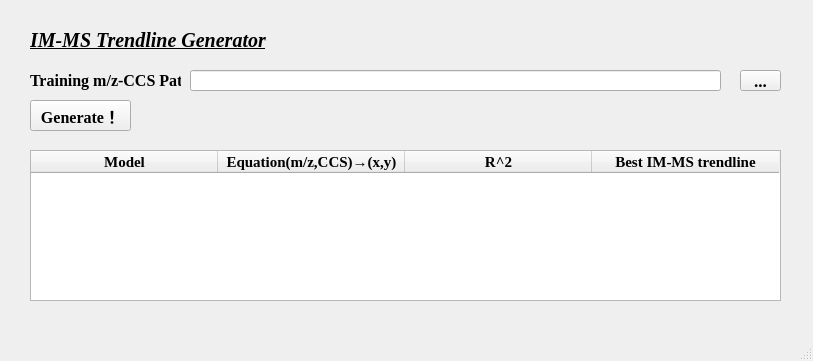
<?xml version="1.0" encoding="UTF-8"?>
<ui version="4.0">
 <class>MainWindow</class>
 <widget class="QMainWindow" name="MainWindow">
  <property name="geometry">
   <rect>
    <x>0</x>
    <y>0</y>
    <width>813</width>
    <height>361</height>
   </rect>
  </property>
  <property name="font">
   <font>
    <family>Times New Roman</family>
    <weight>75</weight>
    <bold>true</bold>
   </font>
  </property>
  <property name="windowTitle">
   <string>IM-MS Trendline Generator</string>
  </property>
  <widget class="QWidget" name="centralwidget">
   <widget class="QLabel" name="Original">
    <property name="geometry">
     <rect>
      <x>30</x>
      <y>70</y>
      <width>151</width>
      <height>21</height>
     </rect>
    </property>
    <property name="font">
     <font>
      <family>Times New Roman</family>
      <pointsize>12</pointsize>
      <weight>75</weight>
      <bold>true</bold>
     </font>
    </property>
    <property name="text">
     <string>Training m/z-CCS Path</string>
    </property>
   </widget>
   <widget class="QToolButton" name="toolButton">
    <property name="geometry">
     <rect>
      <x>740</x>
      <y>70</y>
      <width>41</width>
      <height>21</height>
     </rect>
    </property>
    <property name="font">
     <font>
      <family>Times New Roman</family>
      <pointsize>13</pointsize>
      <weight>75</weight>
      <bold>true</bold>
     </font>
    </property>
    <property name="text">
     <string>...</string>
    </property>
   </widget>
   <widget class="QLineEdit" name="mzccs_path">
    <property name="geometry">
     <rect>
      <x>190</x>
      <y>70</y>
      <width>531</width>
      <height>21</height>
     </rect>
    </property>
    <property name="font">
     <font>
      <family>Times New Roman</family>
      <pointsize>11</pointsize>
      <weight>50</weight>
      <bold>false</bold>
     </font>
    </property>
   </widget>
   <widget class="QPushButton" name="pushButton">
    <property name="geometry">
     <rect>
      <x>30</x>
      <y>100</y>
      <width>101</width>
      <height>31</height>
     </rect>
    </property>
    <property name="font">
     <font>
      <family>Times New Roman</family>
      <pointsize>12</pointsize>
      <weight>75</weight>
      <bold>true</bold>
     </font>
    </property>
    <property name="layoutDirection">
     <enum>Qt::LeftToRight</enum>
    </property>
    <property name="text">
     <string>Generate！</string>
    </property>
   </widget>
   <widget class="QLabel" name="label_2">
    <property name="geometry">
     <rect>
      <x>30</x>
      <y>30</y>
      <width>341</width>
      <height>21</height>
     </rect>
    </property>
    <property name="font">
     <font>
      <family>Times New Roman</family>
      <pointsize>15</pointsize>
      <weight>75</weight>
      <italic>true</italic>
      <bold>true</bold>
      <underline>true</underline>
     </font>
    </property>
    <property name="text">
     <string>IM-MS Trendline Generator</string>
    </property>
   </widget>
   <widget class="QTableWidget" name="tableWidget">
    <property name="geometry">
     <rect>
      <x>30</x>
      <y>150</y>
      <width>751</width>
      <height>151</height>
     </rect>
    </property>
    <property name="font">
     <font>
      <family>Times New Roman</family>
      <pointsize>11</pointsize>
      <weight>75</weight>
      <bold>true</bold>
     </font>
    </property>
    <property name="contextMenuPolicy">
     <enum>Qt::DefaultContextMenu</enum>
    </property>
    <property name="frameShape">
     <enum>QFrame::StyledPanel</enum>
    </property>
    <property name="frameShadow">
     <enum>QFrame::Raised</enum>
    </property>
    <property name="lineWidth">
     <number>2</number>
    </property>
    <property name="midLineWidth">
     <number>0</number>
    </property>
    <property name="verticalScrollBarPolicy">
     <enum>Qt::ScrollBarAsNeeded</enum>
    </property>
    <property name="horizontalScrollBarPolicy">
     <enum>Qt::ScrollBarAsNeeded</enum>
    </property>
    <property name="sizeAdjustPolicy">
     <enum>QAbstractScrollArea::AdjustToContents</enum>
    </property>
    <attribute name="horizontalHeaderVisible">
     <bool>true</bool>
    </attribute>
    <attribute name="horizontalHeaderCascadingSectionResizes">
     <bool>false</bool>
    </attribute>
    <attribute name="horizontalHeaderMinimumSectionSize">
     <number>45</number>
    </attribute>
    <attribute name="horizontalHeaderDefaultSectionSize">
     <number>187</number>
    </attribute>
    <attribute name="verticalHeaderShowSortIndicator" stdset="0">
     <bool>false</bool>
    </attribute>
    <attribute name="verticalHeaderStretchLastSection">
     <bool>false</bool>
    </attribute>
    <column>
     <property name="text">
      <string>Model</string>
     </property>
    </column>
    <column>
     <property name="text">
      <string>Equation(m/z,CCS)→(x,y)</string>
     </property>
    </column>
    <column>
     <property name="text">
      <string>R^2</string>
     </property>
    </column>
    <column>
     <property name="text">
      <string>Best IM-MS trendline</string>
     </property>
    </column>
   </widget>
  </widget>
  <widget class="QMenuBar" name="menubar">
   <property name="geometry">
    <rect>
     <x>0</x>
     <y>0</y>
     <width>813</width>
     <height>21</height>
    </rect>
   </property>
  </widget>
  <widget class="QStatusBar" name="statusbar"/>
 </widget>
 <resources/>
 <connections>
  <connection>
   <sender>toolButton</sender>
   <signal>clicked()</signal>
   <receiver>MainWindow</receiver>
   <slot>open_mzCCS_file()</slot>
   <hints>
    <hint type="sourcelabel">
     <x>700</x>
     <y>110</y>
    </hint>
    <hint type="destinationlabel">
     <x>705</x>
     <y>60</y>
    </hint>
   </hints>
  </connection>
  <connection>
   <sender>pushButton</sender>
   <signal>clicked()</signal>
   <receiver>MainWindow</receiver>
   <slot>ex_fitting_equation()</slot>
   <hints>
    <hint type="sourcelabel">
     <x>140</x>
     <y>142</y>
    </hint>
    <hint type="destinationlabel">
     <x>529</x>
     <y>105</y>
    </hint>
   </hints>
  </connection>
 </connections>
 <slots>
  <slot>ex_fitting_curve()</slot>
  <slot>open_mzCCS_file()</slot>
  <slot>ex_fitting_equation()</slot>
 </slots>
</ui>
